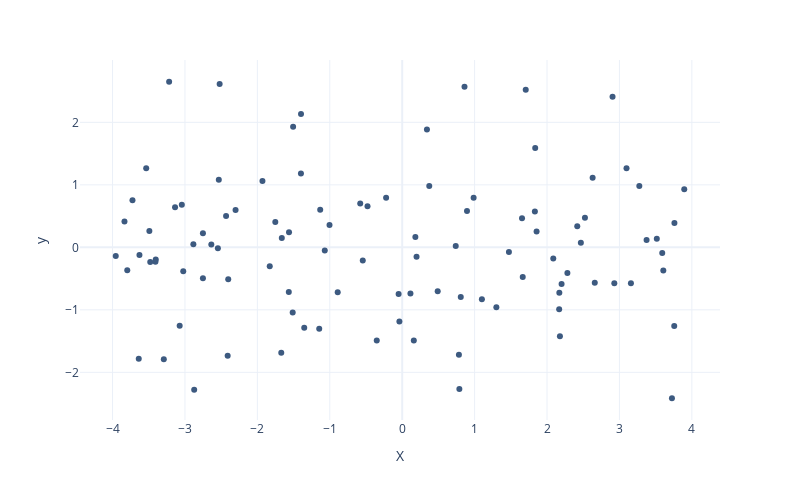

Source (notebook cell):
### Code cell
px.scatter(data_frame=train,                  
           x = "X",
           y = train["y"] - train["y_preds5"],
           color_discrete_sequence=["#3d5a80"],
           height=500,
           width=800,
           template ="plotly_white")
